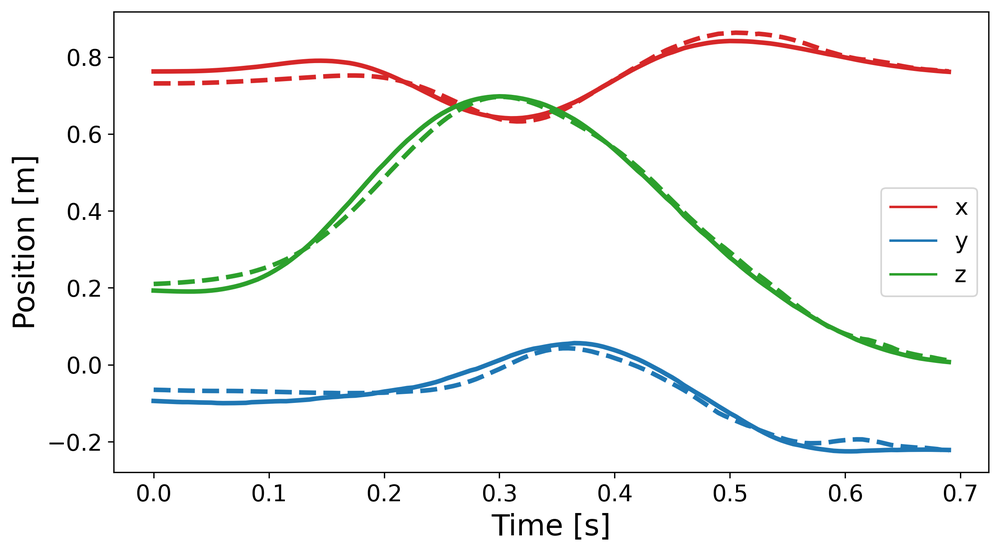
#> input picture scripts/flying_knot/fttraj.png, 1000 x 553 px, shrunk from 2550 x 1411 before the run
$ python digitize_fttraj.py
#> lines starting #> are read from the running program, lines starting #| are printed output that depends on the picture; after the words box and inside, x2 and y2 are one past the last pixel; in counts of white or black regions, pixels touching at a corner belong together; long printed decimals are rounded
# SPDX-FileCopyrightText: Copyright (c) 2026 The Newton Developers
# SPDX-License-Identifier: Apache-2.0

"""Digitize the flying-knot end-effector trajectory from the paper figure.

The figure (``fttraj.png``, from https://flying-knots.github.io/) plots the
hand/end-effector position of the overhand flying-knot throw:
x (red), y (blue), z (green) in meters over t in [0, 0.7] s. Solid lines are
the executed/learned command, dashed lines the human demonstration; the two
are within a few cm of each other. We extract a per-column color centroid
(blending solid+dashed where both are present) and fit the paper's 8-knot
Bezier parametrization (Appendix D) per axis.

Outputs (in this directory):
  - fttraj_digitized.npz: t [n], pos [n,3], bezier control points [8,3]
  - fttraj_digitized_overlay.png: extraction + fit overlaid on the figure data
"""

from pathlib import Path

import matplotlib  # noqa: TID253

matplotlib.use("Agg")
import matplotlib.pyplot as plt  # noqa: TID253
import numpy as np
from PIL import Image  # noqa: TID253
from scipy.special import comb  # noqa: TID253

HERE = Path(__file__).parent

# Axis calibration (data coordinates of the tick range).
T_MIN, T_MAX = 0.0, 0.7
P_MIN, P_MAX = -0.2, 0.8


def find_axes_box(img: np.ndarray) -> tuple[int, int, int, int]:
    """Locate the plot spines (matplotlib axes rectangle) as pixel bounds."""
    dark = (img[..., :3] < 90).all(axis=-1)
    col_counts = dark.sum(axis=0)
    row_counts = dark.sum(axis=1)
    h, w = dark.shape
    # Spines are the long dark straight lines.
    cols = np.where(col_counts > 0.5 * h)[0]
    rows = np.where(row_counts > 0.5 * w)[0]
    if len(cols) < 2 or len(rows) < 2:
        raise RuntimeError("could not locate axes spines")
    return cols[0], cols[-1], rows[0], rows[-1]  # left, right, top, bottom


def tick_positions(img: np.ndarray, left: int, right: int, top: int, bottom: int):
    """Find tick marks just outside the axes box (below bottom spine, left of left spine)."""
    dark = (img[..., :3] < 90).all(axis=-1)
    # Bottom ticks: dark pixels a few rows below the bottom spine.
    band = dark[bottom + 2 : bottom + 5, :].any(axis=0)
    xticks = _cluster_centers(np.where(band)[0])
    # Left ticks: dark pixels a few cols left of the left spine.
    band = dark[:, left - 5 : left - 2].any(axis=1)
    yticks = _cluster_centers(np.where(band)[0])
    return xticks, yticks


def _cluster_centers(idx: np.ndarray) -> list[float]:
    if len(idx) == 0:
        return []
    groups = np.split(idx, np.where(np.diff(idx) > 3)[0] + 1)
    return [float(g.mean()) for g in groups]


def extract_curves(img: np.ndarray, left, right, top, bottom, px_to_t, px_to_p):
    """Per-column colored-pixel centroid for each of the 3 axes (r, b, g)."""
    rgb = img[..., :3].astype(np.int32)
    r, g, b = rgb[..., 0], rgb[..., 1], rgb[..., 2]
    masks = {
        "x": (r > 120) & (r - g > 50) & (r - b > 50),  # red
        "y": (b > 100) & (b - r > 40) & (b - g > 30),  # blue
        "z": (g > 100) & (g - r > 30) & (g - b > 30),  # green
    }
    curves = {}
    for name, mask in masks.items():
        m = mask.copy()
        m[: top + 2] = False
        m[bottom - 1 :] = False
        m[:, : left + 2] = False
        m[:, right - 1 :] = False
        ts, ps = [], []
        prev = None
        for col in range(left + 2, right - 1):
            rows = np.where(m[:, col])[0]
            if len(rows) == 0:
                continue
            clusters = np.split(rows, np.where(np.diff(rows) > 4)[0] + 1)
            centers = np.array([c.mean() for c in clusters])
            weights = np.array([len(c) for c in clusters], dtype=float)
            if prev is None:
                center = float(np.average(centers, weights=weights))
            else:
                # Prefer clusters continuous with the previous column; blend all
                # clusters within 12 px of the tracked value (solid + dashed).
                near = np.abs(centers - prev) < 12
                if near.any():
                    center = float(np.average(centers[near], weights=weights[near]))
                else:
                    center = float(centers[np.argmin(np.abs(centers - prev))])
            prev = center
            ts.append(px_to_t(col))
            ps.append(px_to_p(center))
        curves[name] = (np.array(ts), np.array(ps))
    return curves


def bernstein_matrix(n_ctrl: int, s: np.ndarray) -> np.ndarray:
    n = n_ctrl - 1
    return np.stack([comb(n, i) * s**i * (1 - s) ** (n - i) for i in range(n_ctrl)], axis=1)


def fit_bezier(t: np.ndarray, p: np.ndarray, n_ctrl: int = 8, t_end: float = 0.7) -> np.ndarray:
    s = np.clip(t / t_end, 0.0, 1.0)
    A = bernstein_matrix(n_ctrl, s)
    ctrl, *_ = np.linalg.lstsq(A, p, rcond=None)
    return ctrl


def main():
    img = np.asarray(Image.open(HERE / "fttraj.png").convert("RGB"))
    left, right, top, bottom = find_axes_box(img)
#> in find_axes_box, `dark = (img[..., :3] < 90).all(axis=-1)`:
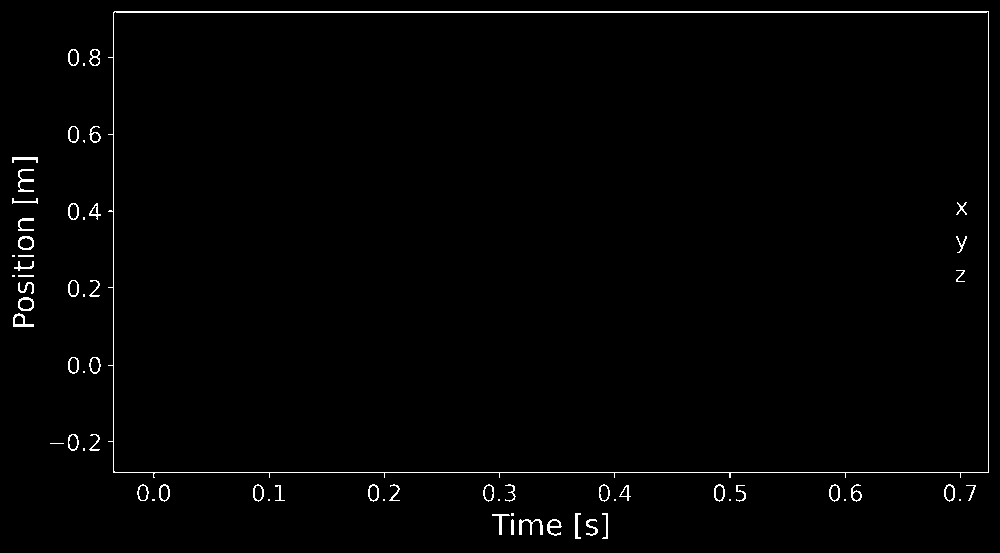
#> dark: shape (553, 1000) bool; 1.3% white in thin lines or dots
#> in find_axes_box, `col_counts = dark.sum(axis=0)`: col_counts = 1000 values, max 462 at index 988, min 0 at index 0, mean 7.3
#> in find_axes_box, `row_counts = dark.sum(axis=1)`: row_counts = 553 values, max 876 at index 472, min 0 at index 0, mean 13.2
#> in find_axes_box, `cols = np.where(col_counts > 0.5 * h)[0]`: cols = [113, 988]
#> in find_axes_box, `rows = np.where(row_counts > 0.5 * w)[0]`: rows = [11, 12, 472]
#> left = 113; right = 988; top = 11; bottom = 472
    xticks, yticks = tick_positions(img, left, right, top, bottom)
#> in _cluster_centers, `groups = np.split(idx, np.where(np.diff(idx) > 3)[0] + 1)`: groups = [[153], [269], [384], [499], [614], [729, 730], [845], [960]]
#> in tick_positions, `xticks = _cluster_centers(np.where(band)[0])`: xticks = [153, 269, 384, 499, 614, 729.5, 845, 960]
#> in tick_positions, `yticks = _cluster_centers(np.where(band)[0])`: yticks = [57, 134, 210.5, 287, 365, 441]
#> xticks = [153, 269, 384, 499, 614, 729.5, 845, 960]; yticks = [57, 134, 210.5, 287, 365, 441]
    print(f"axes box: left={left} right={right} top={top} bottom={bottom}")
#| axes box: left=113 right=988 top=11 bottom=472
    print(f"x ticks px: {[f'{v:.0f}' for v in xticks]}")
#| x ticks px: ['153', '269', '384', '499', '614', '730', '845', '960']
    print(f"y ticks px: {[f'{v:.0f}' for v in yticks]}")
#| y ticks px: ['57', '134', '210', '287', '365', '441']

    # Calibrate: first/last tick correspond to T_MIN..T_MAX and P_MAX..P_MIN (y down).
    x0, x1 = xticks[0], xticks[-1]
#> x0 = 153; x1 = 960
    y0, y1 = yticks[0], yticks[-1]  # top tick = P_MAX, bottom tick = P_MIN
#> y0 = 57; y1 = 441

    def px_to_t(col):
        return T_MIN + (col - x0) / (x1 - x0) * (T_MAX - T_MIN)

    def px_to_p(row):
        return P_MAX + (row - y0) / (y1 - y0) * (P_MIN - P_MAX)

    curves = extract_curves(img, left, right, top, bottom, px_to_t, px_to_p)
#> in extract_curves, `r, g, b = rgb[..., 0], rgb[..., 1], rgb[..., 2]`:
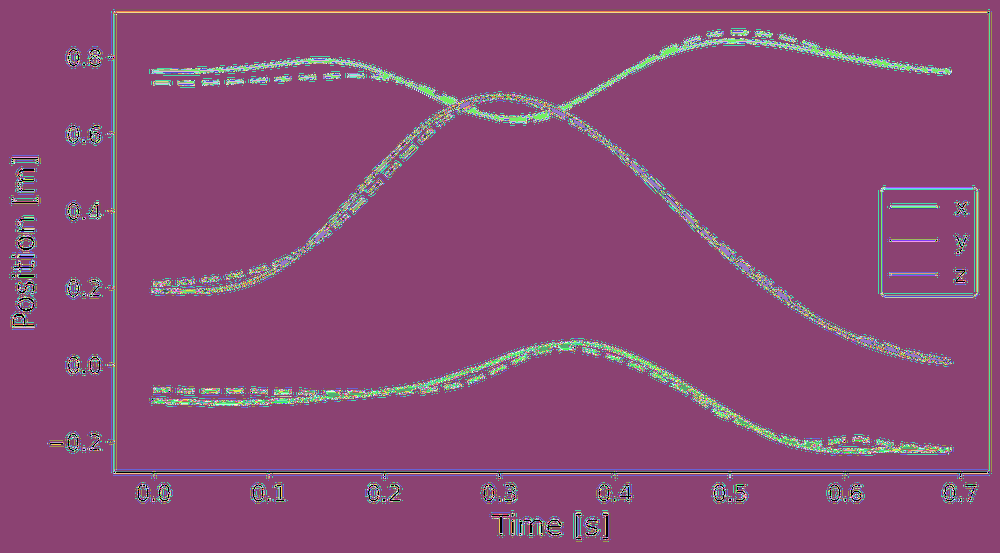
#> r: shape (553, 1000) int32; 256 distinct labels, from 0 to 255; one colour per label, 0 black
#> in extract_curves, `r, g, b = rgb[..., 0], rgb[..., 1], rgb[..., 2]`:
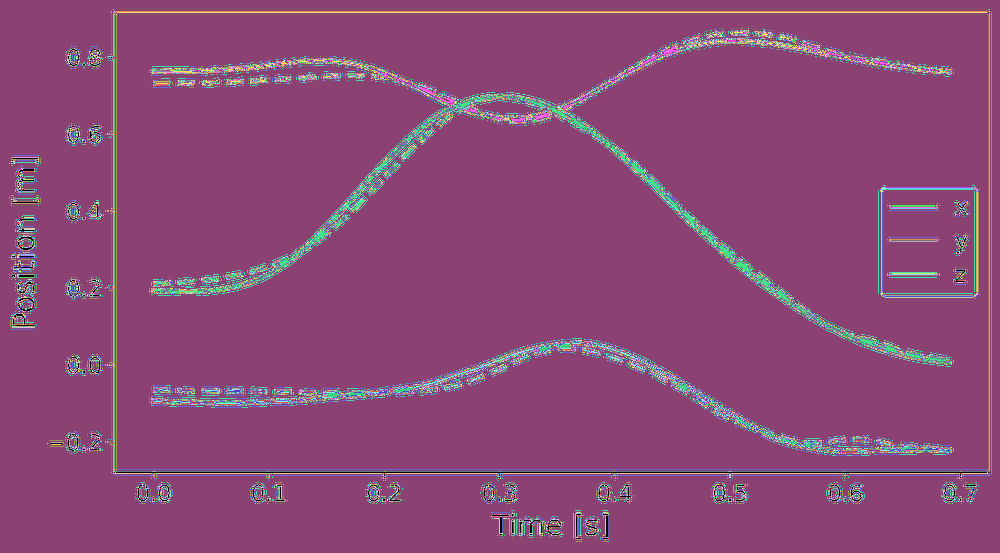
#> g: shape (553, 1000) int32; 256 distinct labels, from 0 to 255; one colour per label, 0 black
#> in extract_curves, `r, g, b = rgb[..., 0], rgb[..., 1], rgb[..., 2]`:
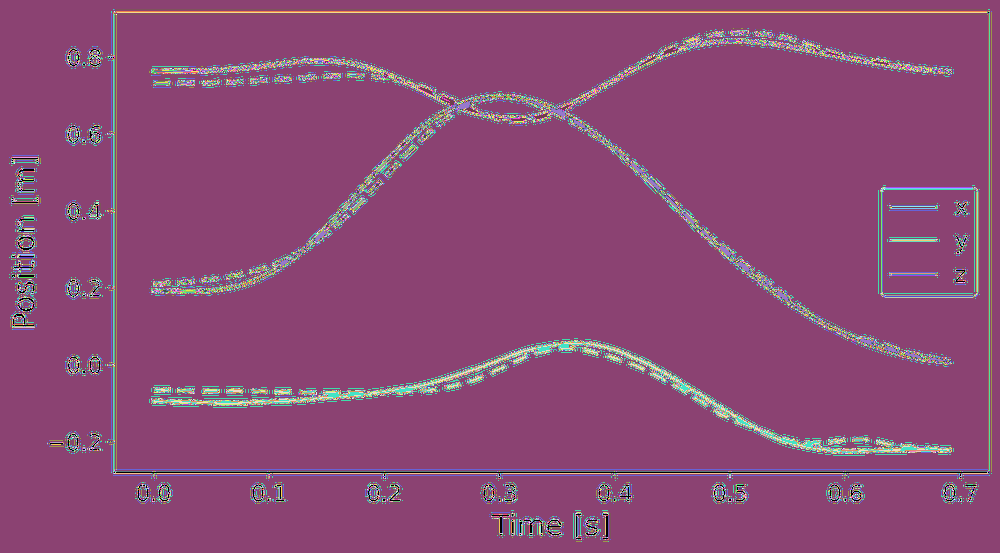
#> b: shape (553, 1000) int32; 256 distinct labels, from 0 to 255; one colour per label, 0 black
#> the loop in extract_curves, `for name, mask in masks.items():` made 3 passes
#> name on passes 1 to 3: 'x', 'y', 'z'
#> pass 1, in extract_curves, `m = mask.copy()`:
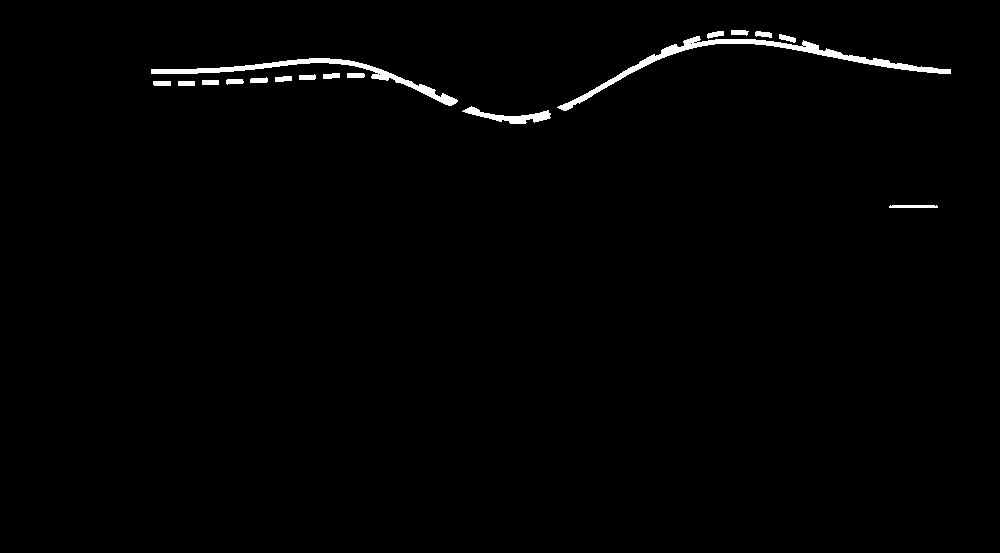
#> m: shape (553, 1000) bool; 1.1% white; 17 white regions, largest, box (x1, y1, x2, y2) and area: (557, 36, 951, 111) 2483, (151, 58, 458, 106) 1780, (462, 106, 551, 124) 591
#> pass 3, in extract_curves, `m = mask.copy()`:
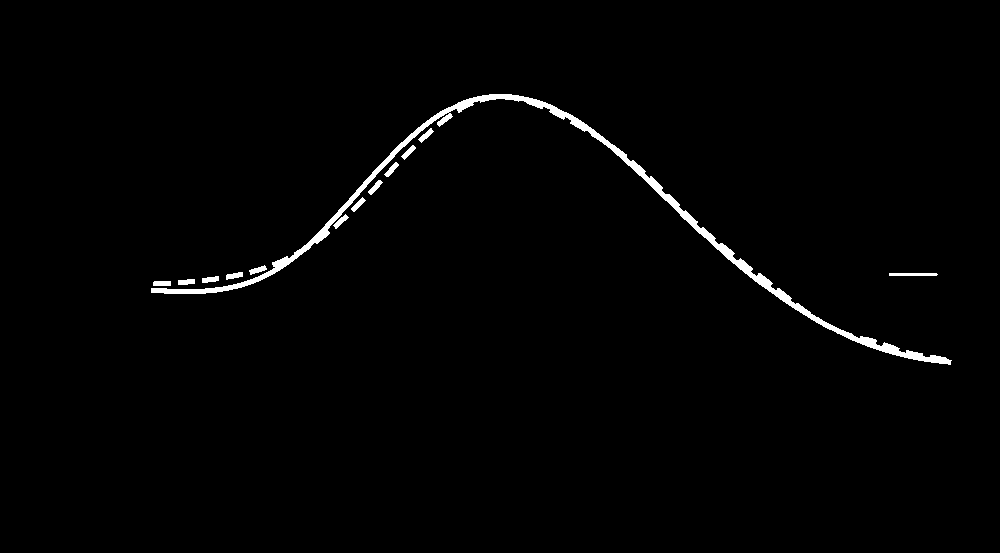
#> m: shape (553, 1000) bool; 1.3% white; 13 white regions, largest, box (x1, y1, x2, y2) and area: (151, 94, 952, 365) 6018, (889, 273, 938, 276) 145, (153, 281, 171, 286) 89
#> after the loop in extract_curves, `for name, mask in masks.items():`: curves = 3 items
#> curves = 3 items

    # Resample all three onto a common time grid.
    t_grid = np.linspace(0.0, 0.7, 141)
    pos = np.zeros((len(t_grid), 3))
    for i, name in enumerate(["x", "y", "z"]):
        ts, ps = curves[name]
        pos[:, i] = np.interp(t_grid, ts, ps)
        print(f"{name}: {len(ts)} columns, range [{ps.min():.3f}, {ps.max():.3f}] m")
#> this loop made 3 passes
#| x: 790 columns, range [0.637, 0.853] m
#| y: 800 columns, range [-0.226, 0.057] m
#| z: 801 columns, range [0.006, 0.698] m
#> after the loop, pos = 141 rows, first 8: [0.75, -0.0945, 0.201], [0.748, -0.0802, 0.202], [0.748, -0.0825, 0.201], [0.752, -0.0864, 0.198], [0.764, -0.0971, 0.191], [0.764, -0.0805, 0.202], [0.764, -0.0805, 0.204], [0.764, -0.0836, 0.204]

    ctrl = np.zeros((8, 3))
    for i in range(3):
        ctrl[:, i] = fit_bezier(t_grid, pos[:, i])
#> this loop made 3 passes
#> ctrl in fit_bezier on passes 1, 3: [0.784, 0.451, 2.04, -1.23, 1.64, 0.961, 0.684, 0.776], [0.193, 0.308, -0.494, 2.8, -0.428, 0.49, -0.0509, 0.0149]
#> after the loop, ctrl = [[0.784, -0.0876, 0.193], [0.451, -0.108, 0.308], [2.04, 0.0946, -0.494], [-1.23, -0.902, 2.8], [1.64, 1.79, -0.428], [0.961, -1.32, 0.49], [0.684, 0.0688, -0.0509], [0.776, -0.249, 0.0149]]
    fit = bernstein_matrix(8, t_grid / 0.7) @ ctrl
#> fit = 141 rows, first 8: [0.784, -0.0876, 0.193], [0.769, -0.0884, 0.198], [0.758, -0.0889, 0.201], [0.75, -0.089, 0.203], [0.745, -0.0889, 0.204], [0.742, -0.0887, 0.204], [0.741, -0.0884, 0.204], [0.742, -0.0881, 0.204]
    err = np.abs(fit - pos).max(axis=0)
#> err = [0.0337, 0.0273, 0.0134]
    print(f"bezier max fit error per axis [m]: {err}")
#| bezier max fit error per axis [m]: [0.03374 0.02732 0.01337]

    np.savez(
        HERE / "fttraj_digitized.npz",
        t=t_grid,
        pos=pos,
        bezier_ctrl=ctrl,
        t_end=0.7,
    )

    # Overlay figure.
    fig, ax = plt.subplots(figsize=(8, 4.5))
    colors = {"x": "tab:red", "y": "tab:blue", "z": "tab:green"}
    for i, name in enumerate(["x", "y", "z"]):
        ts, ps = curves[name]
        ax.plot(ts, ps, ".", ms=2, color=colors[name], alpha=0.35, label=f"{name} extracted")
        ax.plot(t_grid, fit[:, i], "-", color=colors[name], lw=2, label=f"{name} Bezier fit")
    ax.set_xlabel("Time [s]")
    ax.set_ylabel("Position [m]")
    ax.set_title("Digitized flying-knot EE trajectory + 8-knot Bezier fit")
    ax.legend(ncol=3, fontsize=8)
    ax.grid(alpha=0.3)
    fig.tight_layout()
    fig.savefig(HERE / "fttraj_digitized_overlay.png", dpi=150)
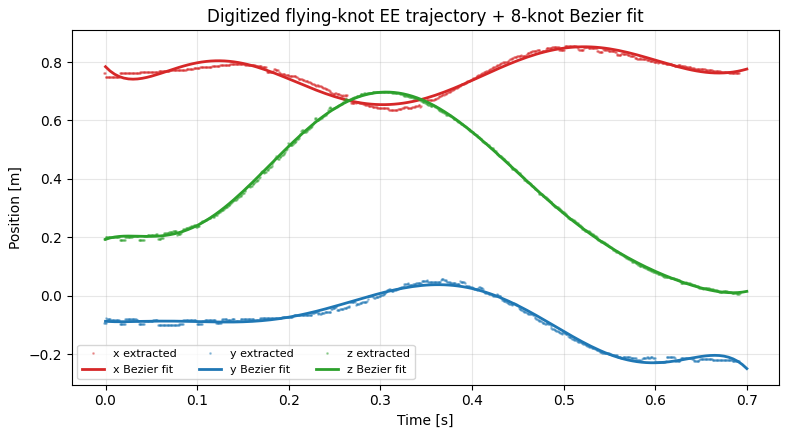
#> figure drawn by matplotlib, 1 panel; curve peaks at x = 0.501, y = 0.853; curve peaks at x = 0.52, y = 0.852; curve peaks at x = 0.367, y = 0.0565
    print("wrote fttraj_digitized.npz and fttraj_digitized_overlay.png")


if __name__ == "__main__":
    main()
